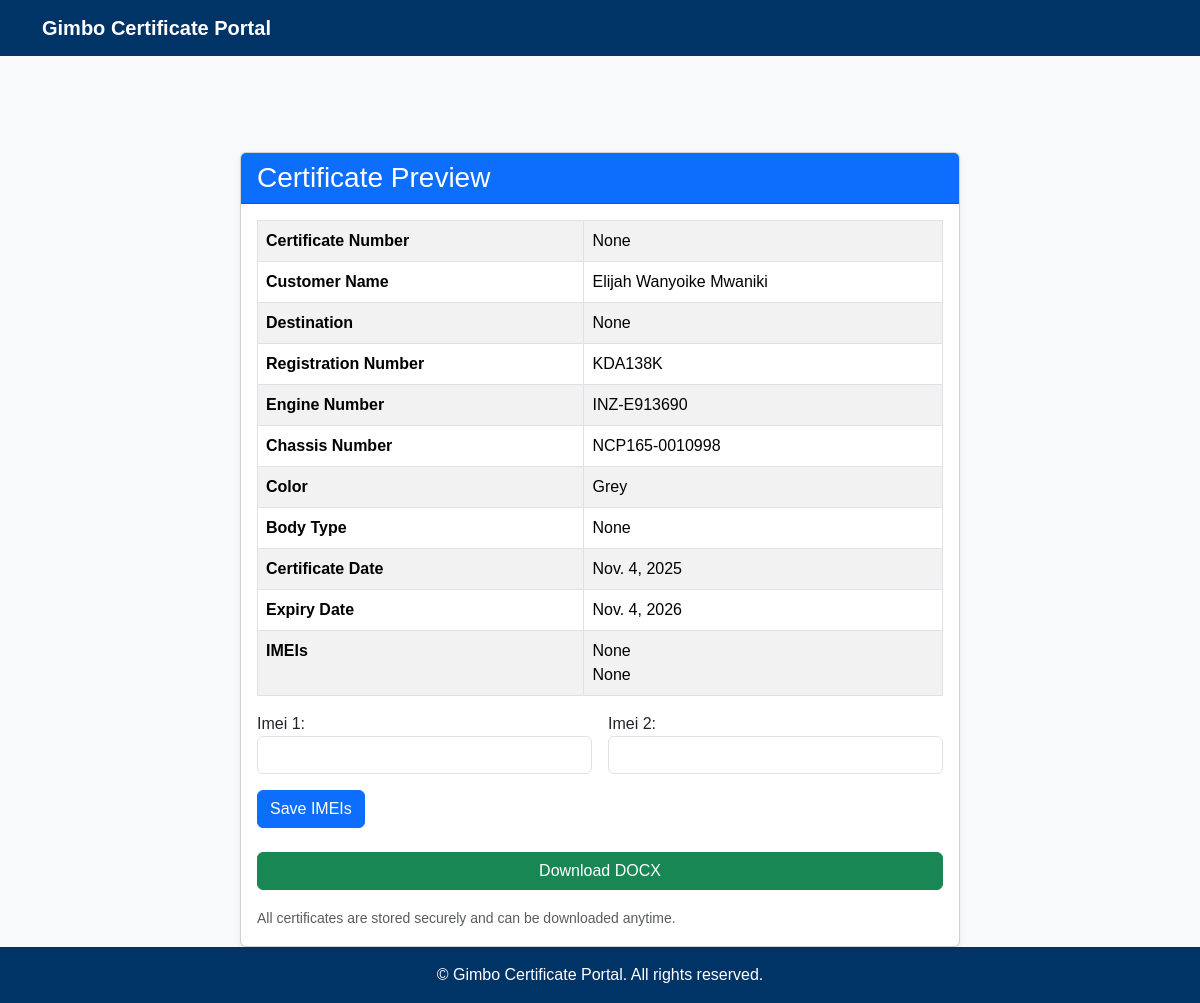
/certificates/preview/1/, run on the app's committed database.
### certificates/models.py (models this page shows, shortened)
class GeneratedCertificate(models.Model):
    uploaded_pdf = models.ForeignKey(
        'UploadedPDF',
        on_delete=models.SET_NULL,
        null=True,
        blank=True,
        related_name='certificates'
    )
    template_used = models.ForeignKey(
        'CertificateTemplate',
        on_delete=models.SET_NULL,
        null=True,
        blank=True,
        related_name='generated_certificates'
    )
    docx_file = models.FileField(upload_to=generated_doc_path, null=True, blank=True)
    pdf_file = models.FileField(upload_to=generated_doc_path, null=True, blank=True)
    created_at = models.DateTimeField(auto_now_add=True)
    certificate_date = models.DateField(default=timezone.now)
    certificate_number = models.PositiveIntegerField(null=True, blank=True, editable=False)
    issue_date = models.DateField(default=timezone.now)
    destination = models.CharField(max_length=255, blank=True, null=True)
    customer_name = models.CharField(max_length=255, blank=True, null=True)
    reg_no = models.CharField(max_length=50, blank=True, null=True)
    engine_no = models.CharField(max_length=100, blank=True, null=True)
    chassis_no = models.CharField(max_length=100, blank=True, null=True)
    color = models.CharField(max_length=50, blank=True, null=True)
    body_type = models.CharField(max_length=100, blank=True, null=True)
    insurance_value = models.CharField(max_length=50, blank=True, null=True)
    expiry_date = models.DateField(default=date.today() + timedelta(days=365))
    imei_1 = models.CharField(
        max_length=15,
        blank=True,
        null=True,
        help_text="Tracker IMEI number 1 (max 15 chars)"
    )
    imei_2 = models.CharField(
        max_length=15,
        blank=True,
        null=True,
        help_text="Tracker IMEI number 2 (max 15 chars)"
    )

### certificates/views/upload.py (the view)
# urls.py: path('preview/<int:pk>/', upload.preview_view, name='preview'),
def preview_view(request, pk):
    gen = get_object_or_404(GeneratedCertificate, pk=pk)
    if request.method == "POST":
        form = ImeiUpdateForm(request.POST, instance=gen)
        if form.is_valid():
            form.save()
            regenerate_certificate_with_imei(gen)
            messages.success(request, "IMEIs updated and certificate regenerated!")
            return redirect('certificates:preview', pk=gen.pk)
    else:
        form = ImeiUpdateForm(instance=gen)
    return render(request, 'preview.html', {'gen': gen, 'form': form})

### certificates/forms.py (shortened to what this page needs)
class ImeiUpdateForm(forms.ModelForm):
    class Meta:
        model = GeneratedCertificate
        fields = ['imei_1', 'imei_2']
        widgets = {
            'imei_1': forms.TextInput(attrs={'maxlength': 15, 'class': 'form-control'}),
            'imei_2': forms.TextInput(attrs={'maxlength': 15, 'class': 'form-control'}),
        }

### certificates/templates/preview.html (shortened to what this page needs)
{% extends "base.html" %}
{% block content %}
<div class="container mt-5">
    <div class="row justify-content-center">
        <div class="col-lg-8 col-md-10 col-sm-12">
            <div class="card shadow-sm">
                <div class="card-header bg-primary text-white">
                    <h3 class="mb-0">Certificate Preview</h3>
                </div>
                <div class="card-body">
                    <table class="table table-bordered table-striped">
                        <tbody>
                            <tr>
                                <th scope="row">Certificate Number</th>
                                <td>{{ gen.certificate_number }}</td>
                            </tr>
                            <tr>
                                <th scope="row">Customer Name</th>
                                <td>{{ gen.customer_name }}</td>
                            </tr>
                            <tr>
                                <th scope="row">Destination</th>
                                <td>{{ gen.destination }}</td>
                            </tr>
                            <tr>
                                <th scope="row">Registration Number</th>
                                <td>{{ gen.reg_no }}</td>
                            </tr>
                            <tr>
                                <th scope="row">Engine Number</th>
                                <td>{{ gen.engine_no }}</td>
                            </tr>
                            <tr>
                                <th scope="row">Chassis Number</th>
                                <td>{{ gen.chassis_no }}</td>
                            </tr>
                            <tr>
                                <th scope="row">Color</th>
                                <td>{{ gen.color }}</td>
                            </tr>
                            <tr>
                                <th scope="row">Body Type</th>
                                <td>{{ gen.body_type }}</td>
                            </tr>
                            <tr>
                                <th scope="row">Certificate Date</th>
                                <td>{{ gen.certificate_date }}</td>
                            </tr>
                            {% if gen.expiry_date %}
                            <tr>
                                <th scope="row">Expiry Date</th>
                                <td>{{ gen.expiry_date }}</td>
                            </tr>
                            {% endif %}
                            <tr>
                                <th scope="row">IMEIs</th>
                                <td>
                                    {{ gen.imei_1 }}<br>
                                    {{ gen.imei_2 }}
                                </td>
                            </tr>
                        </tbody>
                    </table>
                    <form method="post" class="mb-3">
                        <div class="row g-3">
                            <div class="col-md-6">
                                {{ form.imei_1.label_tag }}
                                {{ form.imei_1 }}
                            </div>
                            <div class="col-md-6">
                                {{ form.imei_2.label_tag }}
                                {{ form.imei_2 }}
                            </div>
                        </div>
                        <button type="submit" class="btn btn-primary mt-3">Save IMEIs</button>
                    </form>
                    <div class="d-flex gap-3 mt-4">
                        {% if gen.docx_file %}
                        <a href="{% url 'certificates:download' gen.pk 'docx' %}" class="btn btn-success flex-fill">
                            Download DOCX
                        </a>
                        {% endif %}
                    </div>
                    <div class="mt-3">
                        <small class="text-muted">All certificates are stored securely and can be downloaded anytime.</small>
                    </div>
                </div>
            </div>
        </div>
    </div>
</div>
{% endblock %}

### certificates/templates/base.html (shortened to what this page needs)
{% load static %}
<!DOCTYPE html>
<html lang="en">
<head>
    <link href="https://cdn.jsdelivr.net/npm/bootstrap@5.3.3/dist/css/bootstrap.min.css" rel="stylesheet">
    <link href="{% static 'css/gimbo.css' %}" rel="stylesheet">
</head>
<body class="d-flex flex-column min-vh-100">
    <nav class="navbar navbar-expand-lg">
        <div class="container">
            <a class="navbar-brand fw-bold" href="{% url 'certificates:unified_upload' %}">Gimbo Certificate Portal</a>
        </div>
    </nav>
    <main class="flex-grow-1 container mt-5">
        {% block content %}{% endblock %}
    </main>
    <footer class="footer mt-auto">
        &copy; {{ now.year }} Gimbo Certificate Portal. All rights reserved.
    </footer>
</body>
</html>

### certificates/static/css/gimbo.css (style rules this page uses)
body { background-color: #f8f9fa; font-family: "Poppins", sans-serif; }
.navbar { background-color: #003366; }
.navbar-brand, .nav-link, .navbar-text { color: #fff !important; }
.footer { background-color: #003366; color: white; text-align: center; padding: 1rem; }

### data on the page
GeneratedCertificate: certificate_number "None", customer_name "Elijah Wanyoike Mwaniki", destination "None", reg_no "KDA138K", engine_no "INZ-E913690", chassis_no "NCP165-0010998", color "Grey", body_type "None", certificate_date "Nov. 4, 2025", expiry_date "Nov. 4, 2026", imei_1 "None", imei_2 "None"
